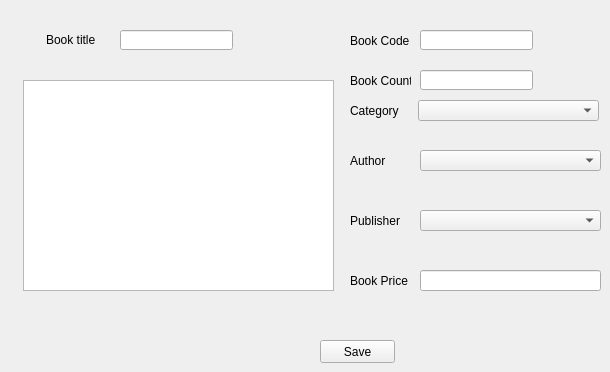
      <widget class="QWidget" name="tab_5">
       <attribute name="title">
        <string>Add Book</string>
       </attribute>
       <widget class="QLineEdit" name="lineEdit_2">
        <property name="geometry">
         <rect>
          <x>120</x>
          <y>30</y>
          <width>113</width>
          <height>20</height>
         </rect>
        </property>
       </widget>
       <widget class="QLineEdit" name="lineEdit_3">
        <property name="geometry">
         <rect>
          <x>420</x>
          <y>30</y>
          <width>113</width>
          <height>20</height>
         </rect>
        </property>
       </widget>
       <widget class="QTextEdit" name="textEdit">
        <property name="geometry">
         <rect>
          <x>23</x>
          <y>80</y>
          <width>311</width>
          <height>211</height>
         </rect>
        </property>
       </widget>
       <widget class="QLabel" name="label_3">
        <property name="geometry">
         <rect>
          <x>46</x>
          <y>30</y>
          <width>51</width>
          <height>20</height>
         </rect>
        </property>
        <property name="text">
         <string>Book title</string>
        </property>
       </widget>
       <widget class="QLabel" name="label_4">
        <property name="geometry">
         <rect>
          <x>350</x>
          <y>30</y>
          <width>61</width>
          <height>21</height>
         </rect>
        </property>
        <property name="text">
         <string>Book Code</string>
        </property>
       </widget>
       <widget class="QComboBox" name="comboBox_3">
        <property name="geometry">
         <rect>
          <x>418</x>
          <y>100</y>
          <width>181</width>
          <height>21</height>
         </rect>
        </property>
       </widget>
       <widget class="QComboBox" name="comboBox_4">
        <property name="geometry">
         <rect>
          <x>420</x>
          <y>150</y>
          <width>181</width>
          <height>21</height>
         </rect>
        </property>
       </widget>
       <widget class="QComboBox" name="comboBox_5">
        <property name="geometry">
         <rect>
          <x>420</x>
          <y>210</y>
          <width>181</width>
          <height>21</height>
         </rect>
        </property>
       </widget>
       <widget class="QLineEdit" name="lineEdit_4">
        <property name="geometry">
         <rect>
          <x>420</x>
          <y>270</y>
          <width>181</width>
          <height>21</height>
         </rect>
        </property>
       </widget>
       <widget class="QPushButton" name="pushButton_7">
        <property name="geometry">
         <rect>
          <x>320</x>
          <y>340</y>
          <width>75</width>
          <height>23</height>
         </rect>
        </property>
        <property name="text">
         <string>Save</string>
        </property>
       </widget>
       <widget class="QLabel" name="label_5">
        <property name="geometry">
         <rect>
          <x>350</x>
          <y>270</y>
          <width>61</width>
          <height>21</height>
         </rect>
        </property>
        <property name="text">
         <string>Book Price</string>
        </property>
       </widget>
       <widget class="QLabel" name="label_6">
        <property name="geometry">
         <rect>
          <x>350</x>
          <y>100</y>
          <width>61</width>
          <height>21</height>
         </rect>
        </property>
        <property name="text">
         <string>Category</string>
        </property>
       </widget>
       <widget class="QLabel" name="label_7">
        <property name="geometry">
         <rect>
          <x>350</x>
          <y>150</y>
          <width>61</width>
          <height>21</height>
         </rect>
        </property>
        <property name="text">
         <string>Author</string>
        </property>
       </widget>
       <widget class="QLabel" name="label_8">
        <property name="geometry">
         <rect>
          <x>350</x>
          <y>210</y>
          <width>61</width>
          <height>21</height>
         </rect>
        </property>
        <property name="text">
         <string>Publisher</string>
        </property>
       </widget>
       <widget class="QLabel" name="label_30">
        <property name="geometry">
         <rect>
          <x>350</x>
          <y>70</y>
          <width>61</width>
          <height>21</height>
         </rect>
        </property>
        <property name="text">
         <string>Book Count</string>
        </property>
       </widget>
       <widget class="QLineEdit" name="lineEdit_25">
        <property name="geometry">
         <rect>
          <x>420</x>
          <y>70</y>
          <width>113</width>
          <height>20</height>
         </rect>
        </property>
       </widget>
      </widget>
